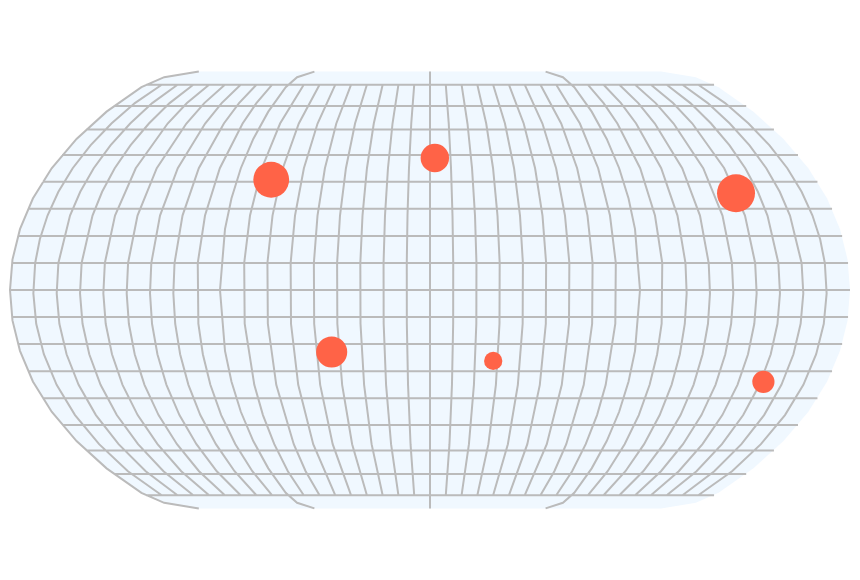

The specification (Vega-Lite) saved for this image:
### Vega-Lite specification from a JSON file in a GitHub repository (floating-point values rounded to 4 significant figures)
{"$schema": "https://vega.github.io/schema/vega-lite/v6.json", "padding": 5, "autosize": "none", "width": 420, "height": 280, "projection": {"type": "naturalEarth1"}, "layer": [{"layer": [{"data": {"sphere": true}, "mark": {"type": "geoshape", "fill": "aliceblue"}}, {"data": {"graticule": true}, "mark": {"type": "geoshape", "stroke": "#bbb"}}]}, {"data": {"values": [{"lon": -74, "lat": 40.7, "n": 8}, {"lon": 2.35, "lat": 48.85, "n": 5}, {"lon": 139.7, "lat": 35.7, "n": 9}, {"lon": 151.2, "lat": -33.9, "n": 3}, {"lon": -43.2, "lat": -22.9, "n": 6}, {"lon": 28, "lat": -26.2, "n": 2}]}, "mark": {"type": "circle", "opacity": 1}, "encoding": {"longitude": {"field": "lon", "type": "quantitative"}, "latitude": {"field": "lat", "type": "quantitative"}, "size": {"field": "n", "type": "quantitative"}, "color": {"value": "tomato"}}}]}
